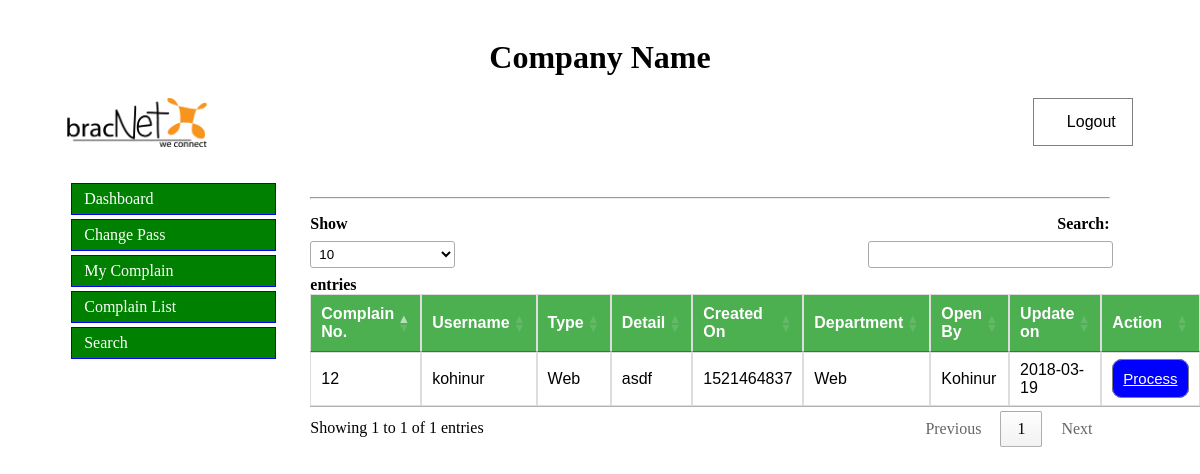
Page /employee/complainlist.php (signed in) on the committed database.
### tables this page shows
CREATE TABLE `complain` (
  `id` int(11) NOT NULL,
  `complainby_userid` int(11) NOT NULL,
  `department_id` int(5) NOT NULL,
  `type` varchar(200) NOT NULL,
  `assignedto_employeeid` int(5) NOT NULL,
  `complain_date` varchar(15) NOT NULL,
  `complain_description` text NOT NULL,
  `photo` text NOT NULL,
  `solution` text NOT NULL,
  `status` int(1) NOT NULL,
  `updatetime` int(11) NOT NULL,
  `solvedtime` int(11) NOT NULL,
  `flag` int(1) NOT NULL
);

CREATE TABLE `users` (
  `id` int(11) NOT NULL,
  `full_name` varchar(50) NOT NULL,
  `username` varchar(50) NOT NULL,
  `company_name` varchar(100) NOT NULL,
  `email` varchar(50) NOT NULL,
  `contactno` varchar(50) NOT NULL,
  `address` text NOT NULL,
  `photo` text NOT NULL,
  `password` varchar(32) NOT NULL,
  `updatetime` int(11) NOT NULL,
  `flag` enum('0','1') NOT NULL
);

CREATE TABLE `dept` (
  `id` int(3) NOT NULL,
  `dept_name` varchar(100) NOT NULL,
  `flag` int(1) NOT NULL
);

### config/function.php (called while the page is built, shortened)
<?php
 function dataquery($connection,$sql){
	 $query = mysqli_query($connection,$sql);
	 if($query){
		return  $query;
	 }else{
		 return false;
	 }
 }
?>

### employee/complainlist.php (the view, shortened to what this page needs)
<?php include_once("employee_header.php");?>
	<div class="content">
		<?php include("sidebar.php");?>
		<div class="right_content">
				<p style="margin-top: 20px; ">
					<hr>
				</p>
				<table class="table" id="myTable">
					<thead>
						<tr>
							<th> Complain No.</th>
							<th> Username </th>
							<th> Type </th>
							<th> Detail </th>
							<th> Created On </th>
							<th> Department </th>
							<th> Open By </th>
							<th> Update on </th>
							<th> Action </th>
						</tr>
					</thead>
					<tbody>
					<?php
						$dept_id = $_SESSION['department'];
						$query = dataquery($connection,"SELECT `complain`.*,`dept`.dept_name,`dept`.dept_name,`users`.full_name,`users`.username FROM `complain`
														LEFT JOIN `dept` ON `dept`.id=`complain`.department_id
														LEFT JOIN `users` ON `users`.id=`complain`.complainby_userid
														WHERE `complain`.flag=1 AND  `complain`.department_id='$dept_id'
														");
						if($query){
							while($row = mysqli_fetch_array($query,MYSQLI_ASSOC)){
							?>
						<tr>
							<td> <?php echo $row['id']; ?></td>
							<td> <?php echo $row['username']; ?> </td>
							<td> <?php echo $row['dept_name']; ?> </td>
							<td> <?php echo $row['complain_description']; ?> </td>
							<td> <?php echo $row['complain_date']; ?> </td>
							<td> <?php echo $row['dept_name']; ?> </td>
							<td> <?php echo $row['full_name']; ?> </td>
							<td> <?php echo date("Y-m-d",$row['updatetime']); ?> </td>
							<td> <a href="processcomplain.php?id=<?php echo $row['id'];?>" class="small_button"> Process </a> </th>
						</tr>
					<?php }
						}
					?>
					</tbody>
				</table>
		</div>
	</div>
<?php include_once("../footer.php");?>

### css/style.css (style rules this page uses)
.content { clear: both; min-height: 500px; }
.right_content { width: 75%; margin-top: 20px; margin-left: 20px; float: left; position: relative; padding: 10px; }
.small_button { height: 2px; background: blue; border: 1px solid gray; border-radius: 10px; color: white; padding: 10px; font-size: 15px; }
.table { font-family: "Trebuchet MS", Arial, Helvetica, sans-serif; border-collapse: collapse; width: 100%; }
.table td, .table th { border: 1px solid #ddd; padding: 8px; }
.table th { padding-top: 12px; padding-bottom: 12px; text-align: left; background-color: #4CAF50; color: white; }

### rows in the picture
complain: id "12", users.username "kohinur", dept.dept_name "Web", complain_description "asdf", complain_date "1521464837", users.full_name "Kohinur", updatetime "2018-03-19"
